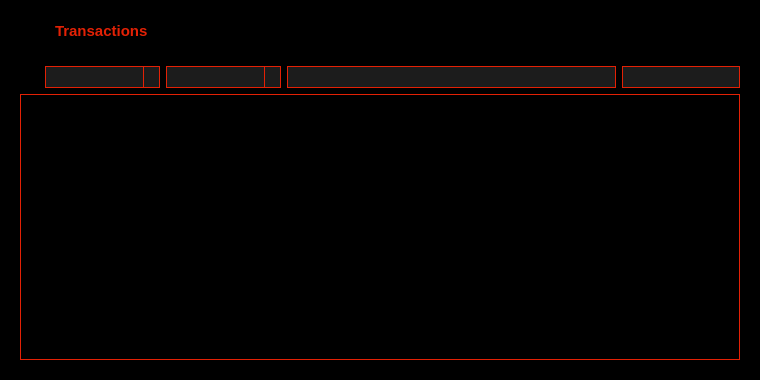
<?xml version="1.0" encoding="UTF-8"?>
<ui version="4.0">
 <class>TransactionsPage</class>
 <widget class="QWidget" name="TransactionsPage">
  <property name="geometry">
   <rect>
    <x>0</x>
    <y>0</y>
    <width>760</width>
    <height>380</height>
   </rect>
  </property>
  <property name="palette">
   <palette>
    <active>
     <colorrole role="WindowText">
      <brush brushstyle="SolidPattern">
       <color alpha="255">
        <red>242</red>
        <green>101</green>
        <blue>34</blue>
       </color>
      </brush>
     </colorrole>
     <colorrole role="Button">
      <brush brushstyle="SolidPattern">
       <color alpha="255">
        <red>0</red>
        <green>0</green>
        <blue>0</blue>
       </color>
      </brush>
     </colorrole>
     <colorrole role="Text">
      <brush brushstyle="SolidPattern">
       <color alpha="255">
        <red>242</red>
        <green>101</green>
        <blue>34</blue>
       </color>
      </brush>
     </colorrole>
     <colorrole role="ButtonText">
      <brush brushstyle="SolidPattern">
       <color alpha="255">
        <red>242</red>
        <green>101</green>
        <blue>34</blue>
       </color>
      </brush>
     </colorrole>
     <colorrole role="Base">
      <brush brushstyle="SolidPattern">
       <color alpha="255">
        <red>0</red>
        <green>0</green>
        <blue>0</blue>
       </color>
      </brush>
     </colorrole>
     <colorrole role="Window">
      <brush brushstyle="SolidPattern">
       <color alpha="255">
        <red>0</red>
        <green>0</green>
        <blue>0</blue>
       </color>
      </brush>
     </colorrole>
     <colorrole role="Highlight">
      <brush brushstyle="SolidPattern">
       <color alpha="255">
        <red>235</red>
        <green>235</green>
        <blue>235</blue>
       </color>
      </brush>
     </colorrole>
     <colorrole role="HighlightedText">
      <brush brushstyle="SolidPattern">
       <color alpha="255">
        <red>171</red>
        <green>127</green>
        <blue>130</blue>
       </color>
      </brush>
     </colorrole>
    </active>
    <inactive>
     <colorrole role="WindowText">
      <brush brushstyle="SolidPattern">
       <color alpha="255">
        <red>242</red>
        <green>101</green>
        <blue>34</blue>
       </color>
      </brush>
     </colorrole>
     <colorrole role="Button">
      <brush brushstyle="SolidPattern">
       <color alpha="255">
        <red>0</red>
        <green>0</green>
        <blue>0</blue>
       </color>
      </brush>
     </colorrole>
     <colorrole role="Text">
      <brush brushstyle="SolidPattern">
       <color alpha="255">
        <red>242</red>
        <green>101</green>
        <blue>34</blue>
       </color>
      </brush>
     </colorrole>
     <colorrole role="ButtonText">
      <brush brushstyle="SolidPattern">
       <color alpha="255">
        <red>242</red>
        <green>101</green>
        <blue>34</blue>
       </color>
      </brush>
     </colorrole>
     <colorrole role="Base">
      <brush brushstyle="SolidPattern">
       <color alpha="255">
        <red>0</red>
        <green>0</green>
        <blue>0</blue>
       </color>
      </brush>
     </colorrole>
     <colorrole role="Window">
      <brush brushstyle="SolidPattern">
       <color alpha="255">
        <red>0</red>
        <green>0</green>
        <blue>0</blue>
       </color>
      </brush>
     </colorrole>
     <colorrole role="Highlight">
      <brush brushstyle="SolidPattern">
       <color alpha="255">
        <red>235</red>
        <green>235</green>
        <blue>235</blue>
       </color>
      </brush>
     </colorrole>
     <colorrole role="HighlightedText">
      <brush brushstyle="SolidPattern">
       <color alpha="255">
        <red>171</red>
        <green>127</green>
        <blue>130</blue>
       </color>
      </brush>
     </colorrole>
    </inactive>
    <disabled>
     <colorrole role="WindowText">
      <brush brushstyle="SolidPattern">
       <color alpha="255">
        <red>242</red>
        <green>101</green>
        <blue>34</blue>
       </color>
      </brush>
     </colorrole>
     <colorrole role="Button">
      <brush brushstyle="SolidPattern">
       <color alpha="255">
        <red>0</red>
        <green>0</green>
        <blue>0</blue>
       </color>
      </brush>
     </colorrole>
     <colorrole role="Text">
      <brush brushstyle="SolidPattern">
       <color alpha="255">
        <red>242</red>
        <green>101</green>
        <blue>34</blue>
       </color>
      </brush>
     </colorrole>
     <colorrole role="ButtonText">
      <brush brushstyle="SolidPattern">
       <color alpha="255">
        <red>242</red>
        <green>101</green>
        <blue>34</blue>
       </color>
      </brush>
     </colorrole>
     <colorrole role="Base">
      <brush brushstyle="SolidPattern">
       <color alpha="255">
        <red>0</red>
        <green>0</green>
        <blue>0</blue>
       </color>
      </brush>
     </colorrole>
     <colorrole role="Window">
      <brush brushstyle="SolidPattern">
       <color alpha="255">
        <red>0</red>
        <green>0</green>
        <blue>0</blue>
       </color>
      </brush>
     </colorrole>
     <colorrole role="Highlight">
      <brush brushstyle="SolidPattern">
       <color alpha="255">
        <red>240</red>
        <green>240</green>
        <blue>240</blue>
       </color>
      </brush>
     </colorrole>
     <colorrole role="HighlightedText">
      <brush brushstyle="SolidPattern">
       <color alpha="255">
        <red>171</red>
        <green>127</green>
        <blue>130</blue>
       </color>
      </brush>
     </colorrole>
    </disabled>
   </palette>
  </property>
  <property name="windowTitle">
   <string>Form</string>
  </property>
  <property name="styleSheet">
   <string notr="true">QWidget {
	color: #e32105;
	background-color: #000;
	}</string>
  </property>
  <layout class="QVBoxLayout" name="verticalLayout">
   <item>
    <widget class="QWidget" name="wTransactionsHeader" native="true">
     <property name="minimumSize">
      <size>
       <width>0</width>
       <height>32</height>
      </size>
     </property>
     <property name="maximumSize">
      <size>
       <width>16777215</width>
       <height>16777215</height>
      </size>
     </property>
     <property name="styleSheet">
      <string notr="true"/>
     </property>
     <property name="is_header" stdset="0">
      <bool>true</bool>
     </property>
     <layout class="QHBoxLayout" name="horizontalLayout_3" stretch="0,0,0">
      <property name="spacing">
       <number>0</number>
      </property>
      <property name="leftMargin">
       <number>10</number>
      </property>
      <property name="topMargin">
       <number>5</number>
      </property>
      <property name="bottomMargin">
       <number>5</number>
      </property>
      <item>
       <widget class="QLabel" name="icon_send">
        <property name="sizePolicy">
         <sizepolicy hsizetype="Preferred" vsizetype="Preferred">
          <horstretch>0</horstretch>
          <verstretch>0</verstretch>
         </sizepolicy>
        </property>
        <property name="minimumSize">
         <size>
          <width>30</width>
          <height>30</height>
         </size>
        </property>
        <property name="maximumSize">
         <size>
          <width>30</width>
          <height>30</height>
         </size>
        </property>
        <property name="baseSize">
         <size>
          <width>0</width>
          <height>0</height>
         </size>
        </property>
        <property name="text">
         <string/>
        </property>
        <property name="pixmap">
         <pixmap resource="../triangles.qrc">:/menu_32/transactions</pixmap>
        </property>
        <property name="alignment">
         <set>Qt::AlignLeading|Qt::AlignLeft|Qt::AlignVCenter</set>
        </property>
       </widget>
      </item>
      <item>
       <spacer name="horizontalSpacer_send_1">
        <property name="orientation">
         <enum>Qt::Horizontal</enum>
        </property>
        <property name="sizeType">
         <enum>QSizePolicy::Fixed</enum>
        </property>
        <property name="sizeHint" stdset="0">
         <size>
          <width>4</width>
          <height>20</height>
         </size>
        </property>
       </spacer>
      </item>
      <item>
       <widget class="QLabel" name="label_send">
        <property name="minimumSize">
         <size>
          <width>0</width>
          <height>30</height>
         </size>
        </property>
        <property name="font">
         <font>
          <pointsize>11</pointsize>
          <weight>75</weight>
          <bold>true</bold>
          <stylestrategy>PreferAntialias</stylestrategy>
         </font>
        </property>
        <property name="styleSheet">
         <string notr="true"/>
        </property>
        <property name="text">
         <string>Transactions</string>
        </property>
       </widget>
      </item>
     </layout>
    </widget>
   </item>
   <item>
    <widget class="QWidget" name="wTransactionsContainer" native="true">
     <property name="styleSheet">
      <string notr="true">#wTransactionsContainer {
	background-color: #000;
	}

QLabel {
	color: #e32105;
	}</string>
     </property>
     <layout class="QVBoxLayout" name="verticalLayout_10" stretch="0,1">
      <property name="spacing">
       <number>6</number>
      </property>
      <property name="leftMargin">
       <number>9</number>
      </property>
      <property name="topMargin">
       <number>9</number>
      </property>
      <property name="rightMargin">
       <number>9</number>
      </property>
      <property name="bottomMargin">
       <number>9</number>
      </property>
      <item>
       <layout class="QGridLayout" name="gridLayout_3">
        <item row="0" column="4">
         <widget class="QLineEdit" name="addressWidget">
          <property name="sizePolicy">
           <sizepolicy hsizetype="Expanding" vsizetype="Expanding">
            <horstretch>0</horstretch>
            <verstretch>0</verstretch>
           </sizepolicy>
          </property>
          <property name="minimumSize">
           <size>
            <width>0</width>
            <height>22</height>
           </size>
          </property>
          <property name="styleSheet">
           <string notr="true">QLineEdit {
	background-color: #1c1c1c;
	border: 1px solid #e32105;
	}</string>
          </property>
         </widget>
        </item>
        <item row="0" column="2">
         <widget class="QComboBox" name="typeWidget">
          <property name="minimumSize">
           <size>
            <width>115</width>
            <height>22</height>
           </size>
          </property>
          <property name="maximumSize">
           <size>
            <width>115</width>
            <height>16777215</height>
           </size>
          </property>
          <property name="styleSheet">
           <string notr="true">QComboBox {
	border: 1px solid #e32105;
	background-color: #1c1c1c;
	}

QComboBox::drop-down {
	subcontrol-origin: padding;
	subcontrol-position: top right;
	/*width: 15px;*/
	border-left-width: 1px;
	border-left-color: #e32105;
	border-left-style: solid;
	}

QComboBox::down-arrow {
	image: url(:/icons/down_arrow);
	}

QComboBox QAbstractItemView {
	background-color: #1c1c1c;
	selection-background-color:#3d0e04;
	selection-color: #e32105; 
	border: 1px solid #e32105;
	color:#e32105;
	}</string>
          </property>
         </widget>
        </item>
        <item row="0" column="1">
         <widget class="QComboBox" name="dateWidget">
          <property name="sizePolicy">
           <sizepolicy hsizetype="Fixed" vsizetype="Fixed">
            <horstretch>0</horstretch>
            <verstretch>0</verstretch>
           </sizepolicy>
          </property>
          <property name="minimumSize">
           <size>
            <width>115</width>
            <height>22</height>
           </size>
          </property>
          <property name="maximumSize">
           <size>
            <width>115</width>
            <height>16777215</height>
           </size>
          </property>
          <property name="palette">
           <palette>
            <active>
             <colorrole role="WindowText">
              <brush brushstyle="SolidPattern">
               <color alpha="255">
                <red>242</red>
                <green>101</green>
                <blue>34</blue>
               </color>
              </brush>
             </colorrole>
             <colorrole role="Button">
              <brush brushstyle="SolidPattern">
               <color alpha="255">
                <red>28</red>
                <green>28</green>
                <blue>28</blue>
               </color>
              </brush>
             </colorrole>
             <colorrole role="Light">
              <brush brushstyle="SolidPattern">
               <color alpha="255">
                <red>255</red>
                <green>180</green>
                <blue>144</blue>
               </color>
              </brush>
             </colorrole>
             <colorrole role="Midlight">
              <brush brushstyle="SolidPattern">
               <color alpha="255">
                <red>248</red>
                <green>140</green>
                <blue>89</blue>
               </color>
              </brush>
             </colorrole>
             <colorrole role="Dark">
              <brush brushstyle="SolidPattern">
               <color alpha="255">
                <red>121</red>
                <green>50</green>
                <blue>17</blue>
               </color>
              </brush>
             </colorrole>
             <colorrole role="Mid">
              <brush brushstyle="SolidPattern">
               <color alpha="255">
                <red>161</red>
                <green>67</green>
                <blue>22</blue>
               </color>
              </brush>
             </colorrole>
             <colorrole role="Text">
              <brush brushstyle="SolidPattern">
               <color alpha="255">
                <red>242</red>
                <green>101</green>
                <blue>34</blue>
               </color>
              </brush>
             </colorrole>
             <colorrole role="BrightText">
              <brush brushstyle="SolidPattern">
               <color alpha="255">
                <red>255</red>
                <green>255</green>
                <blue>255</blue>
               </color>
              </brush>
             </colorrole>
             <colorrole role="ButtonText">
              <brush brushstyle="SolidPattern">
               <color alpha="255">
                <red>242</red>
                <green>101</green>
                <blue>34</blue>
               </color>
              </brush>
             </colorrole>
             <colorrole role="Base">
              <brush brushstyle="SolidPattern">
               <color alpha="255">
                <red>28</red>
                <green>28</green>
                <blue>28</blue>
               </color>
              </brush>
             </colorrole>
             <colorrole role="Window">
              <brush brushstyle="SolidPattern">
               <color alpha="255">
                <red>28</red>
                <green>28</green>
                <blue>28</blue>
               </color>
              </brush>
             </colorrole>
             <colorrole role="Shadow">
              <brush brushstyle="SolidPattern">
               <color alpha="255">
                <red>0</red>
                <green>0</green>
                <blue>0</blue>
               </color>
              </brush>
             </colorrole>
             <colorrole role="AlternateBase">
              <brush brushstyle="SolidPattern">
               <color alpha="255">
                <red>248</red>
                <green>178</green>
                <blue>144</blue>
               </color>
              </brush>
             </colorrole>
             <colorrole role="ToolTipBase">
              <brush brushstyle="SolidPattern">
               <color alpha="255">
                <red>255</red>
                <green>255</green>
                <blue>220</blue>
               </color>
              </brush>
             </colorrole>
             <colorrole role="ToolTipText">
              <brush brushstyle="SolidPattern">
               <color alpha="255">
                <red>0</red>
                <green>0</green>
                <blue>0</blue>
               </color>
              </brush>
             </colorrole>
            </active>
            <inactive>
             <colorrole role="WindowText">
              <brush brushstyle="SolidPattern">
               <color alpha="255">
                <red>242</red>
                <green>101</green>
                <blue>34</blue>
               </color>
              </brush>
             </colorrole>
             <colorrole role="Button">
              <brush brushstyle="SolidPattern">
               <color alpha="255">
                <red>28</red>
                <green>28</green>
                <blue>28</blue>
               </color>
              </brush>
             </colorrole>
             <colorrole role="Light">
              <brush brushstyle="SolidPattern">
               <color alpha="255">
                <red>255</red>
                <green>180</green>
                <blue>144</blue>
               </color>
              </brush>
             </colorrole>
             <colorrole role="Midlight">
              <brush brushstyle="SolidPattern">
               <color alpha="255">
                <red>248</red>
                <green>140</green>
                <blue>89</blue>
               </color>
              </brush>
             </colorrole>
             <colorrole role="Dark">
              <brush brushstyle="SolidPattern">
               <color alpha="255">
                <red>121</red>
                <green>50</green>
                <blue>17</blue>
               </color>
              </brush>
             </colorrole>
             <colorrole role="Mid">
              <brush brushstyle="SolidPattern">
               <color alpha="255">
                <red>161</red>
                <green>67</green>
                <blue>22</blue>
               </color>
              </brush>
             </colorrole>
             <colorrole role="Text">
              <brush brushstyle="SolidPattern">
               <color alpha="255">
                <red>242</red>
                <green>101</green>
                <blue>34</blue>
               </color>
              </brush>
             </colorrole>
             <colorrole role="BrightText">
              <brush brushstyle="SolidPattern">
               <color alpha="255">
                <red>255</red>
                <green>255</green>
                <blue>255</blue>
               </color>
              </brush>
             </colorrole>
             <colorrole role="ButtonText">
              <brush brushstyle="SolidPattern">
               <color alpha="255">
                <red>242</red>
                <green>101</green>
                <blue>34</blue>
               </color>
              </brush>
             </colorrole>
             <colorrole role="Base">
              <brush brushstyle="SolidPattern">
               <color alpha="255">
                <red>28</red>
                <green>28</green>
                <blue>28</blue>
               </color>
              </brush>
             </colorrole>
             <colorrole role="Window">
              <brush brushstyle="SolidPattern">
               <color alpha="255">
                <red>28</red>
                <green>28</green>
                <blue>28</blue>
               </color>
              </brush>
             </colorrole>
             <colorrole role="Shadow">
              <brush brushstyle="SolidPattern">
               <color alpha="255">
                <red>0</red>
                <green>0</green>
                <blue>0</blue>
               </color>
              </brush>
             </colorrole>
             <colorrole role="AlternateBase">
              <brush brushstyle="SolidPattern">
               <color alpha="255">
                <red>248</red>
                <green>178</green>
                <blue>144</blue>
               </color>
              </brush>
             </colorrole>
             <colorrole role="ToolTipBase">
              <brush brushstyle="SolidPattern">
               <color alpha="255">
                <red>255</red>
                <green>255</green>
                <blue>220</blue>
               </color>
              </brush>
             </colorrole>
             <colorrole role="ToolTipText">
              <brush brushstyle="SolidPattern">
               <color alpha="255">
                <red>0</red>
                <green>0</green>
                <blue>0</blue>
               </color>
              </brush>
             </colorrole>
            </inactive>
            <disabled>
             <colorrole role="WindowText">
              <brush brushstyle="SolidPattern">
               <color alpha="255">
                <red>242</red>
                <green>101</green>
                <blue>34</blue>
               </color>
              </brush>
             </colorrole>
             <colorrole role="Button">
              <brush brushstyle="SolidPattern">
               <color alpha="255">
                <red>28</red>
                <green>28</green>
                <blue>28</blue>
               </color>
              </brush>
             </colorrole>
             <colorrole role="Light">
              <brush brushstyle="SolidPattern">
               <color alpha="255">
                <red>255</red>
                <green>180</green>
                <blue>144</blue>
               </color>
              </brush>
             </colorrole>
             <colorrole role="Midlight">
              <brush brushstyle="SolidPattern">
               <color alpha="255">
                <red>248</red>
                <green>140</green>
                <blue>89</blue>
               </color>
              </brush>
             </colorrole>
             <colorrole role="Dark">
              <brush brushstyle="SolidPattern">
               <color alpha="255">
                <red>121</red>
                <green>50</green>
                <blue>17</blue>
               </color>
              </brush>
             </colorrole>
             <colorrole role="Mid">
              <brush brushstyle="SolidPattern">
               <color alpha="255">
                <red>161</red>
                <green>67</green>
                <blue>22</blue>
               </color>
              </brush>
             </colorrole>
             <colorrole role="Text">
              <brush brushstyle="SolidPattern">
               <color alpha="255">
                <red>242</red>
                <green>101</green>
                <blue>34</blue>
               </color>
              </brush>
             </colorrole>
             <colorrole role="BrightText">
              <brush brushstyle="SolidPattern">
               <color alpha="255">
                <red>255</red>
                <green>255</green>
                <blue>255</blue>
               </color>
              </brush>
             </colorrole>
             <colorrole role="ButtonText">
              <brush brushstyle="SolidPattern">
               <color alpha="255">
                <red>242</red>
                <green>101</green>
                <blue>34</blue>
               </color>
              </brush>
             </colorrole>
             <colorrole role="Base">
              <brush brushstyle="SolidPattern">
               <color alpha="255">
                <red>28</red>
                <green>28</green>
                <blue>28</blue>
               </color>
              </brush>
             </colorrole>
             <colorrole role="Window">
              <brush brushstyle="SolidPattern">
               <color alpha="255">
                <red>28</red>
                <green>28</green>
                <blue>28</blue>
               </color>
              </brush>
             </colorrole>
             <colorrole role="Shadow">
              <brush brushstyle="SolidPattern">
               <color alpha="255">
                <red>0</red>
                <green>0</green>
                <blue>0</blue>
               </color>
              </brush>
             </colorrole>
             <colorrole role="AlternateBase">
              <brush brushstyle="SolidPattern">
               <color alpha="255">
                <red>242</red>
                <green>101</green>
                <blue>34</blue>
               </color>
              </brush>
             </colorrole>
             <colorrole role="ToolTipBase">
              <brush brushstyle="SolidPattern">
               <color alpha="255">
                <red>255</red>
                <green>255</green>
                <blue>220</blue>
               </color>
              </brush>
             </colorrole>
             <colorrole role="ToolTipText">
              <brush brushstyle="SolidPattern">
               <color alpha="255">
                <red>0</red>
                <green>0</green>
                <blue>0</blue>
               </color>
              </brush>
             </colorrole>
            </disabled>
           </palette>
          </property>
          <property name="styleSheet">
           <string notr="true">QComboBox {
    border: 1px solid #e32105;
	background-color: #1c1c1c;
	}

QComboBox::drop-down {
	subcontrol-origin: padding;
	subcontrol-position: top right;
	/*width: 15px;*/
	border-left-width: 1px;
	border-left-color: #e32105;
	border-left-style: solid;
	}

QComboBox::down-arrow {
	image: url(:/icons/down_arrow);
	}

QComboBox QAbstractItemView {
	background-color: #1c1c1c;
	selection-background-color:#3d0e04;
	selection-color: #e32105; 
	border: 1px solid #e32105;
	color:#e32105;
	}</string>
          </property>
          <property name="iconSize">
           <size>
            <width>16</width>
            <height>20</height>
           </size>
          </property>
         </widget>
        </item>
        <item row="0" column="5">
         <widget class="QLineEdit" name="amountWidget">
          <property name="sizePolicy">
           <sizepolicy hsizetype="Expanding" vsizetype="Expanding">
            <horstretch>0</horstretch>
            <verstretch>0</verstretch>
           </sizepolicy>
          </property>
          <property name="minimumSize">
           <size>
            <width>118</width>
            <height>22</height>
           </size>
          </property>
          <property name="maximumSize">
           <size>
            <width>118</width>
            <height>16777215</height>
           </size>
          </property>
          <property name="styleSheet">
           <string notr="true">QLineEdit {
	background-color: #1c1c1c;
	border: 1px solid #e32105;
	}</string>
          </property>
         </widget>
        </item>
        <item row="0" column="0">
         <spacer name="horizontalSpacer">
          <property name="orientation">
           <enum>Qt::Horizontal</enum>
          </property>
          <property name="sizeType">
           <enum>QSizePolicy::Fixed</enum>
          </property>
          <property name="sizeHint" stdset="0">
           <size>
            <width>25</width>
            <height>20</height>
           </size>
          </property>
         </spacer>
        </item>
       </layout>
      </item>
      <item>
       <widget class="QTableView" name="transactionView">
        <property name="palette">
         <palette>
          <active>
           <colorrole role="WindowText">
            <brush brushstyle="SolidPattern">
             <color alpha="255">
              <red>242</red>
              <green>101</green>
              <blue>34</blue>
             </color>
            </brush>
           </colorrole>
           <colorrole role="Button">
            <brush brushstyle="SolidPattern">
             <color alpha="255">
              <red>0</red>
              <green>0</green>
              <blue>0</blue>
             </color>
            </brush>
           </colorrole>
           <colorrole role="Light">
            <brush brushstyle="SolidPattern">
             <color alpha="255">
              <red>242</red>
              <green>101</green>
              <blue>34</blue>
             </color>
            </brush>
           </colorrole>
           <colorrole role="Midlight">
            <brush brushstyle="SolidPattern">
             <color alpha="255">
              <red>242</red>
              <green>101</green>
              <blue>34</blue>
             </color>
            </brush>
           </colorrole>
           <colorrole role="Dark">
            <brush brushstyle="SolidPattern">
             <color alpha="255">
              <red>121</red>
              <green>50</green>
              <blue>17</blue>
             </color>
            </brush>
           </colorrole>
           <colorrole role="Mid">
            <brush brushstyle="SolidPattern">
             <color alpha="255">
              <red>161</red>
              <green>67</green>
              <blue>22</blue>
             </color>
            </brush>
           </colorrole>
           <colorrole role="Text">
            <brush brushstyle="SolidPattern">
             <color alpha="255">
              <red>242</red>
              <green>101</green>
              <blue>34</blue>
             </color>
            </brush>
           </colorrole>
           <colorrole role="BrightText">
            <brush brushstyle="SolidPattern">
             <color alpha="255">
              <red>255</red>
              <green>255</green>
              <blue>255</blue>
             </color>
            </brush>
           </colorrole>
           <colorrole role="ButtonText">
            <brush brushstyle="SolidPattern">
             <color alpha="255">
              <red>242</red>
              <green>101</green>
              <blue>34</blue>
             </color>
            </brush>
           </colorrole>
           <colorrole role="Base">
            <brush brushstyle="SolidPattern">
             <color alpha="255">
              <red>0</red>
              <green>0</green>
              <blue>0</blue>
             </color>
            </brush>
           </colorrole>
           <colorrole role="Window">
            <brush brushstyle="SolidPattern">
             <color alpha="255">
              <red>0</red>
              <green>0</green>
              <blue>0</blue>
             </color>
            </brush>
           </colorrole>
           <colorrole role="Shadow">
            <brush brushstyle="SolidPattern">
             <color alpha="255">
              <red>0</red>
              <green>0</green>
              <blue>0</blue>
             </color>
            </brush>
           </colorrole>
           <colorrole role="Highlight">
            <brush brushstyle="SolidPattern">
             <color alpha="255">
              <red>97</red>
              <green>40</green>
              <blue>14</blue>
             </color>
            </brush>
           </colorrole>
           <colorrole role="HighlightedText">
            <brush brushstyle="SolidPattern">
             <color alpha="255">
              <red>242</red>
              <green>101</green>
              <blue>34</blue>
             </color>
            </brush>
           </colorrole>
           <colorrole role="AlternateBase">
            <brush brushstyle="SolidPattern">
             <color alpha="255">
              <red>28</red>
              <green>28</green>
              <blue>28</blue>
             </color>
            </brush>
           </colorrole>
           <colorrole role="ToolTipBase">
            <brush brushstyle="SolidPattern">
             <color alpha="255">
              <red>0</red>
              <green>0</green>
              <blue>0</blue>
             </color>
            </brush>
           </colorrole>
           <colorrole role="ToolTipText">
            <brush brushstyle="SolidPattern">
             <color alpha="255">
              <red>242</red>
              <green>101</green>
              <blue>34</blue>
             </color>
            </brush>
           </colorrole>
          </active>
          <inactive>
           <colorrole role="WindowText">
            <brush brushstyle="SolidPattern">
             <color alpha="255">
              <red>242</red>
              <green>101</green>
              <blue>34</blue>
             </color>
            </brush>
           </colorrole>
           <colorrole role="Button">
            <brush brushstyle="SolidPattern">
             <color alpha="255">
              <red>0</red>
              <green>0</green>
              <blue>0</blue>
             </color>
            </brush>
           </colorrole>
           <colorrole role="Light">
            <brush brushstyle="SolidPattern">
             <color alpha="255">
              <red>242</red>
              <green>101</green>
              <blue>34</blue>
             </color>
            </brush>
           </colorrole>
           <colorrole role="Midlight">
            <brush brushstyle="SolidPattern">
             <color alpha="255">
              <red>242</red>
              <green>101</green>
              <blue>34</blue>
             </color>
            </brush>
           </colorrole>
           <colorrole role="Dark">
            <brush brushstyle="SolidPattern">
             <color alpha="255">
              <red>121</red>
              <green>50</green>
              <blue>17</blue>
             </color>
            </brush>
           </colorrole>
           <colorrole role="Mid">
            <brush brushstyle="SolidPattern">
             <color alpha="255">
              <red>161</red>
              <green>67</green>
              <blue>22</blue>
             </color>
            </brush>
           </colorrole>
           <colorrole role="Text">
            <brush brushstyle="SolidPattern">
             <color alpha="255">
              <red>242</red>
              <green>101</green>
              <blue>34</blue>
             </color>
            </brush>
           </colorrole>
           <colorrole role="BrightText">
            <brush brushstyle="SolidPattern">
             <color alpha="255">
              <red>255</red>
              <green>255</green>
              <blue>255</blue>
             </color>
            </brush>
           </colorrole>
           <colorrole role="ButtonText">
            <brush brushstyle="SolidPattern">
             <color alpha="255">
              <red>242</red>
              <green>101</green>
              <blue>34</blue>
             </color>
            </brush>
           </colorrole>
           <colorrole role="Base">
            <brush brushstyle="SolidPattern">
             <color alpha="255">
              <red>0</red>
              <green>0</green>
              <blue>0</blue>
             </color>
            </brush>
           </colorrole>
           <colorrole role="Window">
            <brush brushstyle="SolidPattern">
             <color alpha="255">
              <red>0</red>
              <green>0</green>
              <blue>0</blue>
             </color>
            </brush>
           </colorrole>
           <colorrole role="Shadow">
            <brush brushstyle="SolidPattern">
             <color alpha="255">
              <red>0</red>
              <green>0</green>
              <blue>0</blue>
             </color>
            </brush>
           </colorrole>
           <colorrole role="Highlight">
            <brush brushstyle="SolidPattern">
             <color alpha="255">
              <red>97</red>
              <green>40</green>
              <blue>14</blue>
             </color>
            </brush>
           </colorrole>
           <colorrole role="HighlightedText">
            <brush brushstyle="SolidPattern">
             <color alpha="255">
              <red>242</red>
              <green>101</green>
              <blue>34</blue>
             </color>
            </brush>
           </colorrole>
           <colorrole role="AlternateBase">
            <brush brushstyle="SolidPattern">
             <color alpha="255">
              <red>28</red>
              <green>28</green>
              <blue>28</blue>
             </color>
            </brush>
           </colorrole>
           <colorrole role="ToolTipBase">
            <brush brushstyle="SolidPattern">
             <color alpha="255">
              <red>0</red>
              <green>0</green>
              <blue>0</blue>
             </color>
            </brush>
           </colorrole>
           <colorrole role="ToolTipText">
            <brush brushstyle="SolidPattern">
             <color alpha="255">
              <red>242</red>
              <green>101</green>
              <blue>34</blue>
             </color>
            </brush>
           </colorrole>
          </inactive>
          <disabled>
           <colorrole role="WindowText">
            <brush brushstyle="SolidPattern">
             <color alpha="255">
              <red>242</red>
              <green>101</green>
              <blue>34</blue>
             </color>
            </brush>
           </colorrole>
           <colorrole role="Button">
            <brush brushstyle="SolidPattern">
             <color alpha="255">
              <red>0</red>
              <green>0</green>
              <blue>0</blue>
             </color>
            </brush>
           </colorrole>
           <colorrole role="Light">
            <brush brushstyle="SolidPattern">
             <color alpha="255">
              <red>242</red>
              <green>101</green>
              <blue>34</blue>
             </color>
            </brush>
           </colorrole>
           <colorrole role="Midlight">
            <brush brushstyle="SolidPattern">
             <color alpha="255">
              <red>242</red>
              <green>101</green>
              <blue>34</blue>
             </color>
            </brush>
           </colorrole>
           <colorrole role="Dark">
            <brush brushstyle="SolidPattern">
             <color alpha="255">
              <red>121</red>
              <green>50</green>
              <blue>17</blue>
             </color>
            </brush>
           </colorrole>
           <colorrole role="Mid">
            <brush brushstyle="SolidPattern">
             <color alpha="255">
              <red>161</red>
              <green>67</green>
              <blue>22</blue>
             </color>
            </brush>
           </colorrole>
           <colorrole role="Text">
            <brush brushstyle="SolidPattern">
             <color alpha="255">
              <red>242</red>
              <green>101</green>
              <blue>34</blue>
             </color>
            </brush>
           </colorrole>
           <colorrole role="BrightText">
            <brush brushstyle="SolidPattern">
             <color alpha="255">
              <red>255</red>
              <green>255</green>
              <blue>255</blue>
             </color>
            </brush>
           </colorrole>
           <colorrole role="ButtonText">
            <brush brushstyle="SolidPattern">
             <color alpha="255">
              <red>242</red>
              <green>101</green>
              <blue>34</blue>
             </color>
            </brush>
           </colorrole>
           <colorrole role="Base">
            <brush brushstyle="SolidPattern">
             <color alpha="255">
              <red>0</red>
              <green>0</green>
              <blue>0</blue>
             </color>
            </brush>
           </colorrole>
           <colorrole role="Window">
            <brush brushstyle="SolidPattern">
             <color alpha="255">
              <red>0</red>
              <green>0</green>
              <blue>0</blue>
             </color>
            </brush>
           </colorrole>
           <colorrole role="Shadow">
            <brush brushstyle="SolidPattern">
             <color alpha="255">
              <red>0</red>
              <green>0</green>
              <blue>0</blue>
             </color>
            </brush>
           </colorrole>
           <colorrole role="Highlight">
            <brush brushstyle="SolidPattern">
             <color alpha="255">
              <red>51</red>
              <green>153</green>
              <blue>255</blue>
             </color>
            </brush>
           </colorrole>
           <colorrole role="HighlightedText">
            <brush brushstyle="SolidPattern">
             <color alpha="255">
              <red>242</red>
              <green>101</green>
              <blue>34</blue>
             </color>
            </brush>
           </colorrole>
           <colorrole role="AlternateBase">
            <brush brushstyle="SolidPattern">
             <color alpha="255">
              <red>28</red>
              <green>28</green>
              <blue>28</blue>
             </color>
            </brush>
           </colorrole>
           <colorrole role="ToolTipBase">
            <brush brushstyle="SolidPattern">
             <color alpha="255">
              <red>0</red>
              <green>0</green>
              <blue>0</blue>
             </color>
            </brush>
           </colorrole>
           <colorrole role="ToolTipText">
            <brush brushstyle="SolidPattern">
             <color alpha="255">
              <red>242</red>
              <green>101</green>
              <blue>34</blue>
             </color>
            </brush>
           </colorrole>
          </disabled>
         </palette>
        </property>
        <property name="styleSheet">
         <string notr="true">#transactionView {
	border: 1px solid #e32105;
	}

QHeaderView::section {
	border: 1px solid #e32105; 
	background-color: #1c1c1c;
	height: 20px;
	padding: 0px 3px; 
	}

/* style the sort indicator */
QHeaderView::down-arrow {
	image: url(:/icons/down_arrow);
	}

QHeaderView::up-arrow {
	image: url(:/icons/up_arrow);
	}

QTableView::item:focus {
	border: 0px solid #e32105;
	color: #e32105;
	outline: none;
	background-color: #3d0e04;
	}

QTableView {
	outline:none;
	}</string>
        </property>
        <property name="frameShape">
         <enum>QFrame::NoFrame</enum>
        </property>
        <property name="horizontalScrollBarPolicy">
         <enum>Qt::ScrollBarAlwaysOff</enum>
        </property>
        <property name="editTriggers">
         <set>QAbstractItemView::NoEditTriggers</set>
        </property>
        <property name="selectionMode">
         <enum>QAbstractItemView::SingleSelection</enum>
        </property>
        <property name="selectionBehavior">
         <enum>QAbstractItemView::SelectRows</enum>
        </property>
        <property name="showGrid">
         <bool>false</bool>
        </property>
        <attribute name="verticalHeaderVisible">
         <bool>false</bool>
        </attribute>
        <attribute name="verticalHeaderDefaultSectionSize">
         <number>20</number>
        </attribute>
        <attribute name="verticalHeaderMinimumSectionSize">
         <number>20</number>
        </attribute>
       </widget>
      </item>
     </layout>
    </widget>
   </item>
  </layout>
 </widget>
 <resources>
  <include location="../triangles.qrc"/>
 </resources>
 <connections/>
</ui>
